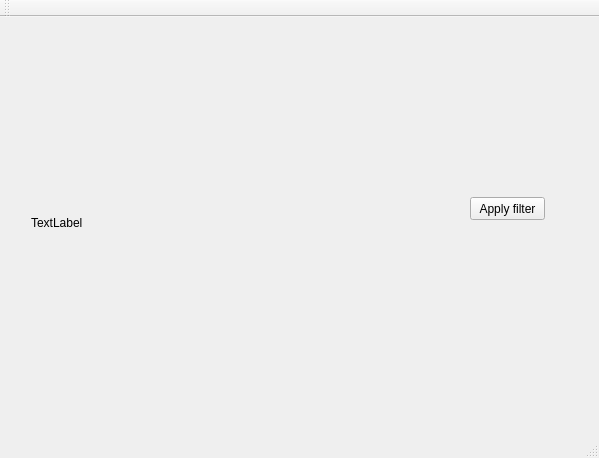
<?xml version="1.0" encoding="UTF-8"?>
<ui version="4.0">
 <class>MainWindowClass</class>
 <widget class="QMainWindow" name="MainWindowClass">
  <property name="geometry">
   <rect>
    <x>0</x>
    <y>0</y>
    <width>599</width>
    <height>458</height>
   </rect>
  </property>
  <property name="windowTitle">
   <string>MainWindow</string>
  </property>
  <widget class="QWidget" name="centralWidget">
   <widget class="QWidget" name="verticalLayoutWidget">
    <property name="geometry">
     <rect>
      <x>20</x>
      <y>20</y>
      <width>401</width>
      <height>371</height>
     </rect>
    </property>
    <layout class="QVBoxLayout" name="verticalLayout">
     <item>
      <widget class="QLabel" name="label">
       <property name="text">
        <string>TextLabel</string>
       </property>
      </widget>
     </item>
    </layout>
   </widget>
   <widget class="QPushButton" name="applyButton">
    <property name="geometry">
     <rect>
      <x>470</x>
      <y>180</y>
      <width>75</width>
      <height>23</height>
     </rect>
    </property>
    <property name="text">
     <string>Apply filter</string>
    </property>
   </widget>
  </widget>
  <widget class="QMenuBar" name="menuBar">
   <property name="geometry">
    <rect>
     <x>0</x>
     <y>0</y>
     <width>599</width>
     <height>21</height>
    </rect>
   </property>
  </widget>
  <widget class="QToolBar" name="mainToolBar">
   <attribute name="toolBarArea">
    <enum>TopToolBarArea</enum>
   </attribute>
   <attribute name="toolBarBreak">
    <bool>false</bool>
   </attribute>
  </widget>
  <widget class="QStatusBar" name="statusBar"/>
 </widget>
 <layoutdefault spacing="6" margin="11"/>
 <resources>
  <include location="MainWindow.qrc"/>
 </resources>
 <connections/>
</ui>
